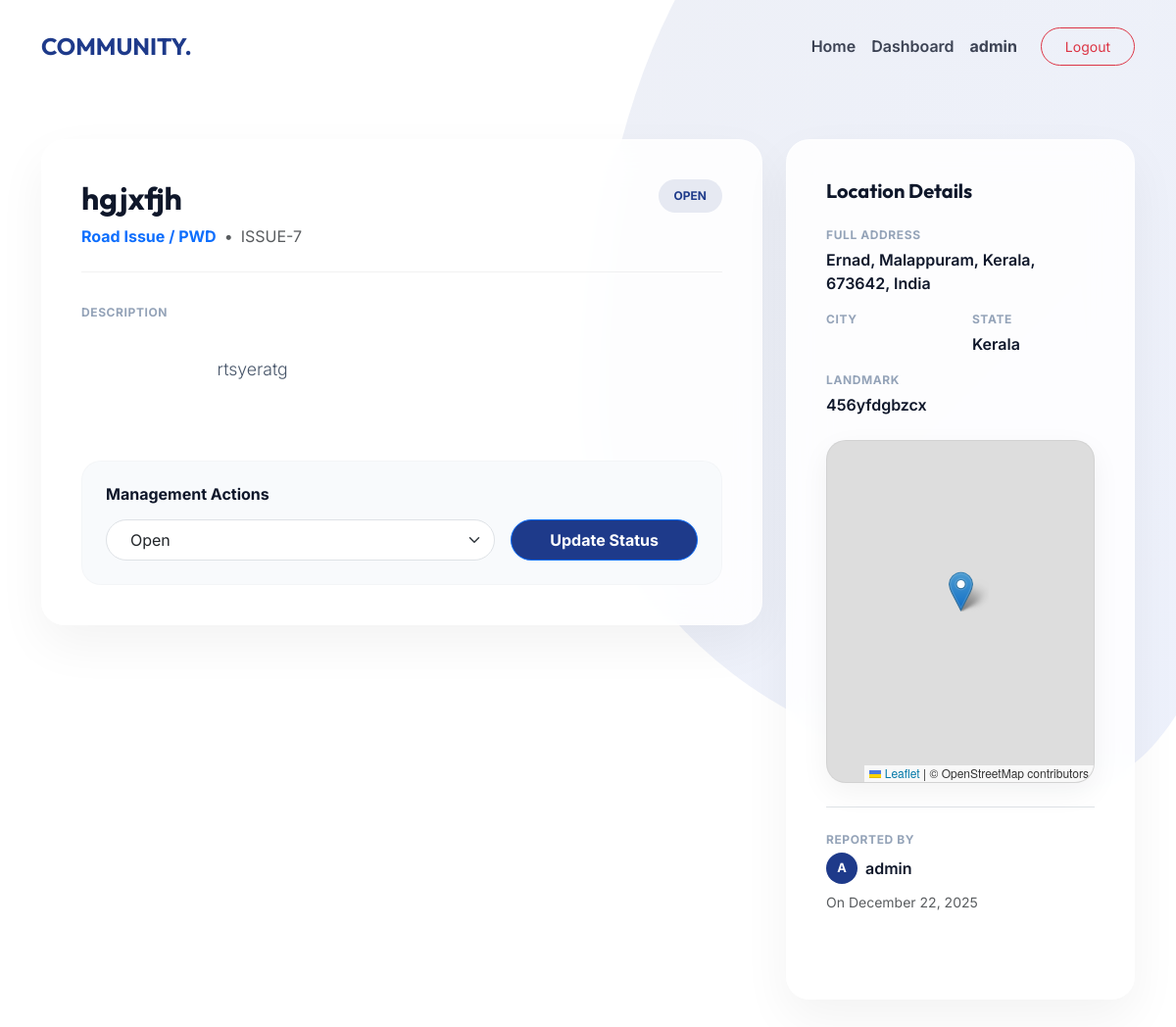
The page /issue/7/ (signed in) on the database its author committed.
### userapp/models.py (models this page shows, shortened)
class CustomUser(AbstractUser):
    ROLE_CHOICES = (
        ('admin', 'Admin'),
        ('user', 'User'),
    )
    role = models.CharField(
        max_length=10,
        choices=ROLE_CHOICES,
        default='user'
    )

class IssueReport(models.Model):
    CHOICE = [
        ('pwd', 'Road Issue / PWD'),
        ('water', 'Water Authority'),
        ('kseb', 'Electricity / KSEB'),
        ('police', 'Police Station'),
        ('other', 'Other'),
    ]
    user = models.ForeignKey(CustomUser, on_delete=models.CASCADE)
    title = models.CharField(max_length=200)
    category = models.CharField(max_length=100, choices=CHOICE, null=True, blank=True)
    latitude = models.FloatField(null=True, blank=True)
    longitude = models.FloatField(null=True, blank=True)
    address = models.CharField(max_length=255, null=True, blank=True)
    contry = models.CharField(max_length=100,  null=True, blank=True)
    state = models.CharField(max_length=100, null=True, blank=True)
    city = models.CharField(max_length=100, null=True, blank=True)
    landmark = models.CharField(max_length=255, null=True, blank=True)
    status = models.CharField(max_length=50,
                              choices=[('Open', 'Open'), ('In Progress', 'In Progress'), ('Closed', 'Closed')],
                             default='Open')
    description = models.TextField()
    image = models.ImageField(upload_to='issue_images/', blank=True, null=True)
    created_at = models.DateTimeField(auto_now_add=True)

### userapp/permission.py (the view)
    def wrapper(request, *args, **kwargs):
        if not request.user.is_authenticated:
            return redirect("/login/")
        if request.user.role != 'admin':
            return redirect("/")
        return view_func(request, *args, **kwargs)

### userapp/permission.py (called while the page is built)
def login_required(view_func):
    def wrapper(request, *args, **kwargs):
        if not request.user.is_authenticated:
            return redirect("/login/")
        return view_func(request, *args, **kwargs)
    return wrapper

def admin_required(view_func):
    def wrapper(request, *args, **kwargs):
        if not request.user.is_authenticated:
            return redirect("/login/")
        if request.user.role != 'admin':
            return redirect("/")
        return view_func(request, *args, **kwargs)
    return wrapper

### userapp/views.py (called while the page is built)
@login_required
@admin_required
def issue_detail(request, id):
    issue = get_object_or_404(IssueReport, id=id)
    return render(request, "userapp/issue_detail.html", {
        "issue": issue
    })

### userapp/templates/userapp/issue_detail.html (shortened to what this page needs)
{% load static %}
<!DOCTYPE html>
<html lang="en">
<head>
    <link href="https://cdn.jsdelivr.net/npm/bootstrap@5.3.2/dist/css/bootstrap.min.css" rel="stylesheet">
    <link rel="stylesheet" href="https://unpkg.com/leaflet/dist/leaflet.css" />
</head>
<body>
    <div class="bg-curves">
        <div class="bg-shape-1"></div>
    </div>
    <nav class="navbar navbar-expand-lg">
        <div class="container">
            <a class="navbar-brand" href="/">COMMUNITY<span>.</span></a>
            <div class="collapse navbar-collapse" id="navMain">
                <ul class="navbar-nav ms-auto align-items-center">
                    <li class="nav-item"><a class="nav-link" href="/">Home</a></li>
                    {% if user.is_staff or user.is_superuser or user.role == 'admin' %}
                    <li class="nav-item"><a class="nav-link" href="/admin-dashboard/">Dashboard</a></li>
                    {% endif %}
                    <li class="nav-item"><a class="nav-link fw-bold" href="/profile/">{{ request.user.username }}</a>
                    </li>
                    <li class="nav-item ms-lg-3"><a href="/logout/"
                            class="btn btn-sm btn-outline-danger px-4 py-2 rounded-pill">Logout</a></li>
                </ul>
            </div>
        </div>
    </nav>
    <main class="container my-5">
        <div class="row g-4">
            <div class="col-lg-8">
                <div class="premium-card">
                    <div class="issue-header d-flex justify-content-between align-items-start">
                        <div>
                            <h1 class="fw-bold h2 mb-2" style="font-family:var(--font-heading);">{{ issue.title }}</h1>
                            <div class="text-muted d-flex align-items-center gap-2">
                                <span class="fw-bold text-primary">{{ issue.get_category_display }}</span>
                                <span>•</span>
                                <span>ISSUE-{{ issue.id }}</span>
                            </div>
                        </div>
                        <span
                            class="status-badge {% if issue.status == 'Open' %}bg-status-open{% elif issue.status == 'In Progress' %}bg-status-progress{% else %}bg-status-closed{% endif %}">
                            {{ issue.status }}
                        </span>
                    </div>
                    <div class="mb-4">
                        <p class="info-label">Description</p>
                        <p class="lead"
                            style="font-size: 1.1rem; line-height: 1.7; color: #475569; white-space: pre-wrap;">
                            {{ issue.description }}
                        </p>
                    </div>
                    {% if request.user.is_staff or request.user.is_superuser or request.user.role == 'admin' %}
                    <div class="admin-action-box mt-5">
                        <h6 class="fw-bold mb-3">Management Actions</h6>
                    <form method="POST" action="{% url 'userapp:update-issue-status' issue.id %}" class="row g-3">
                        <div class="col-md-8">
                            <select name="status" class="form-select rounded-pill px-4 py-2">
                                <option value="Open" {% if issue.status == "Open" %}selected{% endif %}>
                                    Open
                                </option>
                            </select>
                        </div>
                        <div class="col-md-4">
                            <button class="btn btn-primary w-100 rounded-pill py-2 fw-bold"
                                style="background:var(--primary);">Update Status</button>
                        </div>
                    </form>
                    </div>
                    {% endif %}
                </div>
            </div>
            <div class="col-lg-4">
                <div class="premium-card h-100">
                    <h5 class="fw-bold mb-4" style="font-family:var(--font-heading);">Location Details</h5>
                    <div class="mb-3">
                        <p class="info-label">Full Address</p>
                        <p class="info-value mb-0">{{ issue.address }}</p>
                    </div>
                    <div class="row mb-3">
                        <div class="col-6">
                            <p class="info-label">City</p>
                        </div>
                        <div class="col-6">
                            <p class="info-label">State</p>
                            <p class="info-value mb-0">{{ issue.state }}</p>
                        </div>
                    </div>
                    {% if issue.landmark %}
                    <div class="mb-4">
                        <p class="info-label">Landmark</p>
                        <p class="info-value mb-0">{{ issue.landmark }}</p>
                    </div>
                    {% endif %}
                    {% if issue.latitude and issue.longitude %}
                    <div id="map"></div>
                    {% else %}
                    <div class="text-center py-5 bg-light rounded-4 border">
                        <p class="text-muted small mb-0">Map coordinates not available</p>
                    </div>
                    {% endif %}
                    <div class="mt-4 pt-4 border-top">
                        <p class="info-label">Reported By</p>
                        <div class="d-flex align-items-center gap-2">
                            <div class="rounded-circle text-white d-flex align-items-center justify-content-center fw-bold"
                                style="width:32px; height:32px; background:var(--primary); font-size:0.8rem;">
                                {{ issue.user.username|make_list|first|upper }}
                            </div>
                            <span class="info-value">{{ issue.user.username }}</span>
                        </div>
                        <p class="small text-muted mt-2 mb-0">On {{ issue.created_at|date:"F d, Y" }}</p>
                    </div>
                </div>
            </div>
        </div>
    </main>
</body>
</html>

### userapp/templates/userapp/issue_detail.html (style rules this page uses)
:root { --primary: #1e3a8a; --secondary: #3b82f6; --dark: #0f172a; --light: #f8fafc; --white: #ffffff; --font-main: 'Inter', sans-serif; --font-heading: 'Outfit', sans-serif; }
body { font-family: var(--font-main); color: var(--dark); background-color: var(--white); min-height: 100vh; margin: 0; padding: 0; }
.bg-curves { position: fixed; top: 0; right: 0; width: 100%; height: 100vh; z-index: -1; overflow: hidden; }
.bg-shape-1 { position: absolute; top: -20%; right: -10%; width: 60%; height: 120%; background: linear-gradient(135deg, #1e3a8a, #1d4ed8); border-radius: 40% 60% 30% 70% / 60% 30% 70% 40%; opacity: 0.08; animation: drift 20s infinite alternate ease-in-out; }
.navbar { padding: 1.5rem 0; background: transparent !important; }
.navbar-brand { font-family: var(--font-heading); font-weight: 700; font-size: 1.5rem; color: var(--primary) !important; }
.nav-link { font-weight: 600; color: var(--dark) !important; opacity: 0.8; transition: 0.3s; }
.premium-card { background: rgba(255, 255, 255, 0.85); backdrop-filter: blur(20px); border-radius: 24px; padding: 2.5rem; box-shadow: 0 20px 50px rgba(0, 0, 0, 0.05); border: 1px solid rgba(255, 255, 255, 0.5); margin-bottom: 3rem; }
.issue-header { border-bottom: 1px solid rgba(0, 0, 0, 0.05); padding-bottom: 1.5rem; margin-bottom: 2rem; }
.status-badge { font-size: 0.75rem; font-weight: 700; padding: 8px 16px; border-radius: 100px; text-transform: uppercase; }
.bg-status-open { background: rgba(30, 58, 138, 0.1); color: var(--primary); }
#map { height: 350px; border-radius: 20px; box-shadow: 0 10px 30px rgba(0, 0, 0, 0.05); border: 1px solid rgba(0, 0, 0, 0.05); }
.info-label { font-size: 0.75rem; font-weight: 700; color: #94a3b8; text-transform: uppercase; letter-spacing: 0.05em; margin-bottom: 0.25rem; }
.info-value { font-weight: 600; color: var(--dark); }
.admin-action-box { background: var(--light); border-radius: 20px; padding: 1.5rem; border: 1px solid rgba(0, 0, 0, 0.02); }

### rows shown on the page
CustomUser: user.username "admin"
IssueReport: title "hgjxfjh", category "Road Issue / PWD", id "7", status "OPEN", description "rtsyeratg", status "Open", address "Ernad, Malappuram, Kerala, 673642, India", state "Kerala", landmark "456yfdgbzcx", user.username|make_list "A", user.username "admin", created_at "December 22, 2025"
